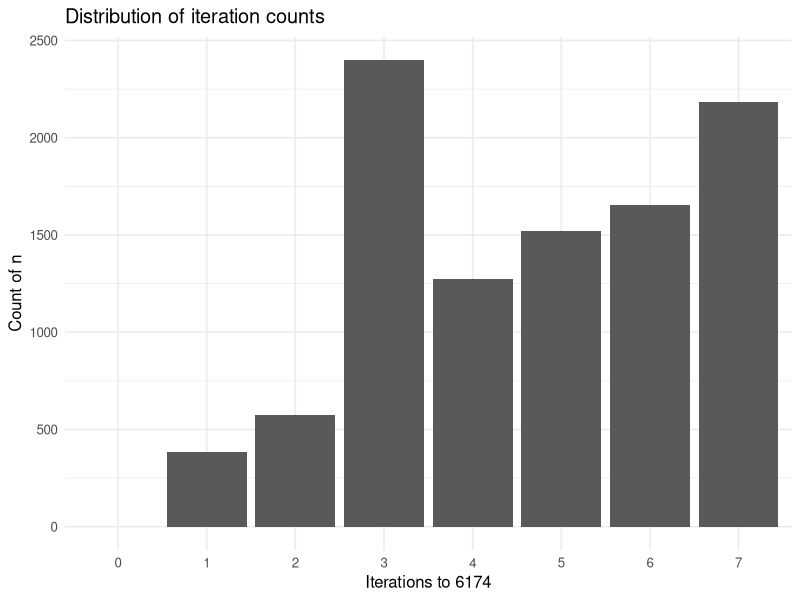

This figure's R source:
## ---- chunk 1
#| results: false
# Define required packages
pkg_req <- c("ggplot2", "knitr")
# Check if required packages are not installed
pkg_new <- pkg_req[!(pkg_req %in% installed.packages()[,"Package"])]
# Install them if so
if(length(pkg_new)) install.packages(pkg_new)
# Load required packages
lapply(pkg_req, library, character.only = TRUE)
## ---- chunk 2
k_step <- function(n) {
  # Check that n is a positive integer smaller than 10^4
  stopifnot(n >= 1, n <= 9999, n == floor(n))
  # Split the digits of n and pad them with leading zeros if necessary
  digits <- n %/% 10^(3:0) %% 10
  # Sort digits in descending order to form the largest possible number
  dig_hi <- sort(digits, decreasing = TRUE)
  # Sort digits in ascending order to form the smallest possible number
  dig_lo <- sort(digits, decreasing = FALSE)
  # Return the difference between those two numbers
  sum(dig_hi * 10^(3:0) - dig_lo * 10^(3:0))
}
## ---- chunk 3
k_check <- function(n) {
  # Split the digits of n and pad them with leading zeros if necessary
  digits <- n %/% 10^(3:0) %% 10
  # Return TRUE if all digits are the same
  all(digits == digits[1])
}
## ---- chunk 4
k_iter <- function(n, target = k_c) {
  # Check if n has all identical digits, return NA if so
  if (k_check(n)) return(NA_integer_)
  # Initialize iteration count
  i <- 0L
  # Apply Kaprekar's routine until we reach the constant
  while(n != 6174) {
    n <- k_step(n)
    i <- i + 1L
  }
  # Return the number of iterations
  i
}
## ---- chunk 5
# Define the range of n values as a vector
n_range <- 1:9999
# Apply the k_iter function to the range vector
i <- vapply(n_range, k_iter, integer(1))
# Write the results to a dataframe
df <- data.frame(n = sprintf("%04d", n_range), i = i)
## ---- chunk 6
df_summary <- as.data.frame(table(df[[2]], useNA = "ifany"))
names(df_summary) <- c("Iterations", "Count of n")
knitr::kable(df_summary, format = "pipe")
## ---- chunk 7
cat(df$n[is.na(df$iters)])
## ---- chunk 8
ggplot(na.omit(df), aes(x = factor(i))) +
  geom_bar() +
  labs(
    title = "Distribution of iteration counts",
    x = "Iterations to 6174",
    y = "Count of n"
  ) +
  theme_minimal(base_size = 12)
